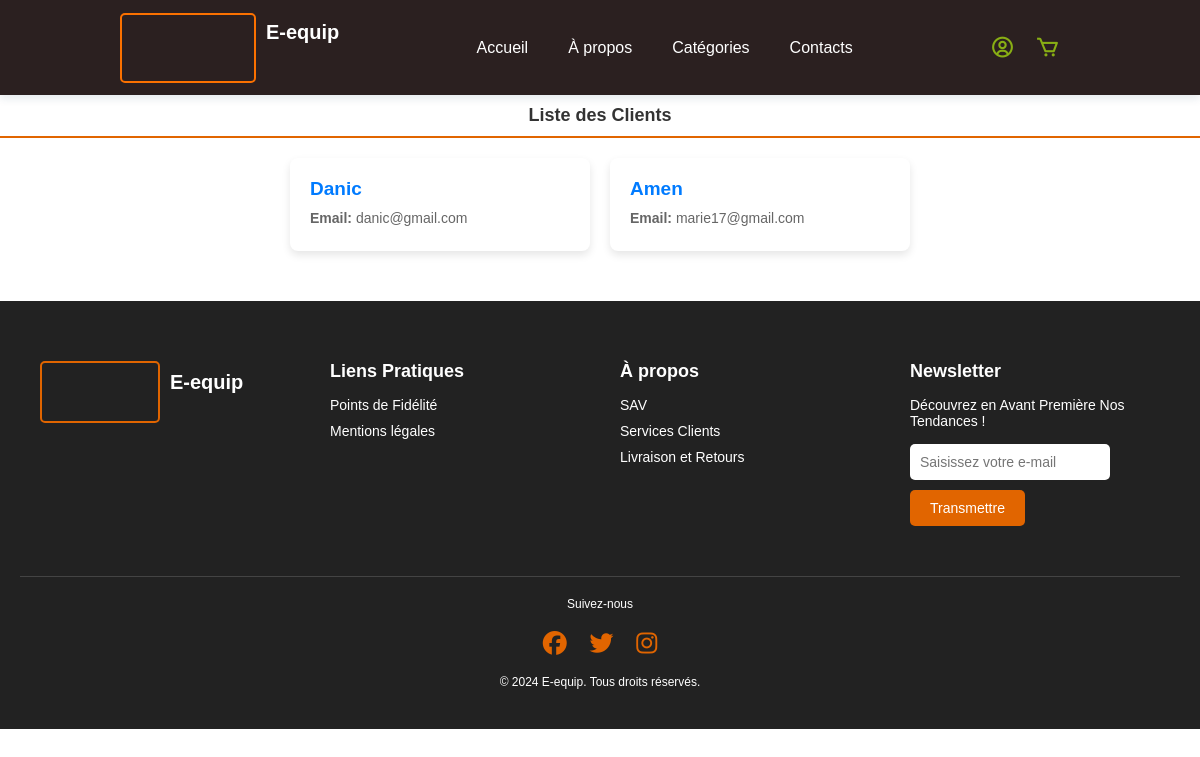
The app's page /details_clients.php with its own data.
### tables this page shows
CREATE TABLE IF NOT EXISTS `utilisateurs` (
  `utilisateur_id` int NOT NULL AUTO_INCREMENT,
  `nom_utilisateur` varchar(255) NOT NULL,
  `email` varchar(255) NOT NULL,
  `mot_de_passe` varchar(255) NOT NULL,
  `profil` varchar(50) DEFAULT 'client',
  PRIMARY KEY (`utilisateur_id`),
  UNIQUE KEY `email` (`email`)
);

### details_clients.php (the view, shortened to what this page needs)
<?php
include 'connect.php';
$sql = "SELECT * FROM utilisateurs WHERE profil = 'client'";
$stmt = $pdo->prepare($sql);
$stmt->execute();
$clients = $stmt->fetchAll(PDO::FETCH_ASSOC);
?>
<!DOCTYPE html>
<html lang="fr">
<head>
    <link rel="stylesheet" href="style0.css">
    <link rel="stylesheet" href="https://cdnjs.cloudflare.com/ajax/libs/font-awesome/6.6.0/css/all.min.css" />
    <link rel="stylesheet" href="https://unpkg.com/boxicons@latest/css/boxicons.min.css">
</head>
<body>
<header>
    <div class="container">
        <div class="logo">
            <video autoplay muted loop id="logo-video">
                <source src="images/E-.mp4" type="video/mp4">
            </video>
            <h1>E-equip</h1>
        </div>
        <nav class="navmenu">
            <a href="dashboard.php">Accueil</a>
            <a href="index.php#a-propos">À propos</a>
            <div class="nav-item">
                <a href="#">Catégories</a>
            </div>
            <a href="contact.php">Contacts</a>
        </nav>
        <div class="nav-icons">
            <a href="login.php"><i class='bx bx-user-circle'></i></a>
            <a href=""><i class='bx bx-cart'></i></a>
        </div>
    </div>
</header>
    <h1 class="mot">Liste des Clients</h1>
    <div class="containers">
        <?php foreach ($clients as $client): ?>
        <div class="card">
            <h2><?php echo htmlspecialchars($client['nom_utilisateur']); ?></h2>
            <p><strong>Email:</strong> <?php echo htmlspecialchars($client['email']); ?></p>
        </div>
        <?php endforeach; ?>
    </div>
    <footer>
    <div class="footer-container">
        <div class="footer-top">
            <div class="footer-section logo-section">
                <div class="logo">
                    <video autoplay muted loop id="logo-video">
                        <source src="images/E-.mp4" type="video/mp4">
                    </video>
                    <h1>E-equip</h1>
                </div>
            </div>
            <div class="footer-section">
                <h3>Liens Pratiques</h3>
                <ul>
                    <li><a href="">Points de Fidélité</a></li>
                    <li><a href="">Mentions légales</a></li>
                </ul>
            </div>
            <div class="footer-section">
                <h3>À propos</h3>
                <ul>
                    <li><a href="">SAV</a></li>
                    <li><a href="">Services Clients</a></li>
                    <li><a href="">Livraison et Retours</a></li>
                </ul>
            </div>
            <div class="footer-section newsletter-section">
                <h3>Newsletter</h3>
                <p>Découvrez en Avant Première Nos Tendances !</p>
                <input type="email" placeholder="Saisissez votre e-mail">
                <button>Transmettre</button>
            </div>
        </div>
        <div class="footer-bottom">
            <p>Suivez-nous</p>
            <div class="social-icons">
                <a href="#" aria-label="Facebook" class="social-icon fa-brands fa-facebook"></a>
                <a href="#" aria-label="Twitter" class="social-icon fa-brands fa-twitter"></a>
                <a href="#" aria-label="Instagram" class="social-icon fa-brands fa-instagram"></a>
            </div>
            <p>&copy; 2024 E-equip. Tous droits réservés.</p>
        </div>
    </div>
</footer>
</body>
</html>

### style0.css (style rules this page uses)
:root { --green: var(--green); }
* { margin: 0; padding: 0; box-sizing: border-box; font-family: sans-serif; outline: none; border: none; text-decoration: none; text-transform: none; transition: 0.2s linear; }
html { font-size: 62.5%; scroll-behavior: smooth; scroll-padding-top: 6rem; overflow-x: hidden; }
header { position: sticky; width: 100%; height: 95px; top: 0; z-index: 1000; display: flex; align-items: center; justify-content: space-between; padding: 20px 10%; background-color: #2b2020; box-shadow: 0 4px 8px rgba(15, 62, 88, 0.1); transition: background-color 0.3s, box-shadow 0.3s; }
.container { display: flex; align-items: center; justify-content: space-between; width: 100%; }
.logo { display: flex; align-items: center; }
.logo video { height: 100%; max-height: 70px; width: auto; border-radius: 5px; border: 2px solid #fb7100; }
.logo h1 { font-size: 2rem; margin-left: 10px; display: inline-block; vertical-align: middle; color: #fff; }
.navmenu { display: flex; flex-grow: 1; justify-content: center; }
.navmenu a { color: #ffffff; font-size: 1.6rem; padding: 10px 20px; font-weight: 400; transition: all 0.42s ease; }
.nav-item { position: relative; display: flex; }
.nav-item a { color: #ffffff; font-size: 1.6rem; padding: 10px 20px; font-weight: 400; transition: all 0.42s ease; }
.nav-icons { display: flex; justify-content: flex-end; }
.nav-icons i { margin-right: 20px; color: #88ae14; font-size: 2.5rem; transition: all 0.42s ease; }
footer { background-color: #222; color: white; padding: 40px 20px; text-align: center; text-transform: none; }
.footer-container { max-width: 1200px; margin: 0 auto; display: flex; flex-direction: column; align-items: center; }
.footer-top { display: flex; flex-wrap: wrap; justify-content: space-between; width: 100%; margin-bottom: 30px; }
.footer-section { flex: 1 1 200px; margin: 20px; text-align: left; }
.logo-section { text-align: center; }
.footer-section h3 { font-size: 1.8rem; margin-bottom: 15px; }
.footer-section ul { list-style-type: none; padding: 0; }
.footer-section ul li { margin-bottom: 10px; }
.footer-section ul li a { color: white; text-decoration: none; font-size: 1.4rem; transition: color 0.3s ease; }
.footer-section video { max-width: 120px; margin-bottom: 10px; border-radius: 5px; border: 2px solid #e16500; }
.footer-section p { font-size: 1.4rem; margin-bottom: 15px; }
.footer-section input[type="email"] { padding: 10px; width: 80%; max-width: 300px; margin-right: 10px; border: none; border-radius: 5px; font-size: 1.4rem; margin-bottom: 10px; }
.footer-section button { background-color: #e16500; color: white; padding: 10px 20px; border: none; border-radius: 5px; cursor: pointer; font-size: 1.4rem; transition: background-color 0.3s ease; }
.footer-bottom { width: 100%; border-top: 1px solid #444; padding-top: 20px; display: flex; flex-direction: column; align-items: center; }
.social-icons { margin: 20px 0; }
.social-icons .social-icon { margin: 0 10px; font-size: 2.4rem; color: #e16500; transition: color 0.3s ease, transform 0.3s ease; }
.footer-bottom p { font-size: 1.2rem; }
.mot { color: #333; font-size: 1.8rem; border-bottom: 2px solid #e16500; padding-bottom: 10px; margin-bottom: 20px; text-align: center; margin-top: 10px; }
h1 { font-size: 2rem; margin-bottom: 20px; color: #333; }
h1 { text-align: center; margin-bottom: 30px; color: #333; }
.containers { display: flex; flex-wrap: wrap; justify-content: center; gap: 20px; margin-bottom: 50px; }
.card { background-color: #ffffff; border-radius: 8px; box-shadow: 0 4px 8px rgba(0, 0, 0, 0.1); padding: 20px; width: calc(33.333% - 40px); max-width: 300px; box-sizing: border-box; transition: transform 0.3s, box-shadow 0.3s; }
.card h2 { font-size: 1.9rem; color: #007bff; margin-bottom: 10px; }
.card p { font-size: 1.4rem; color: #666; margin: 5px 0; }

### records on screen
utilisateurs: nom_utilisateur "Danic", email "danic@gmail.com"
utilisateurs: nom_utilisateur "Amen", email "marie17@gmail.com"
